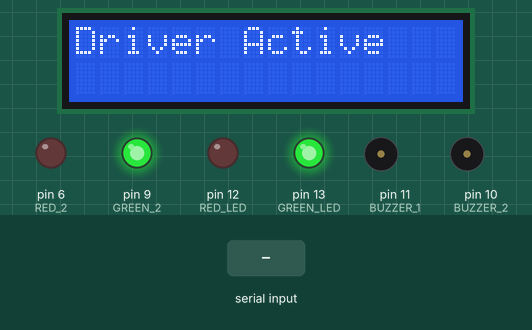
Simulated run of this sketch. Board: Arduino Uno, built with avr-gcc and run on an emulated ATmega328P. Parts: 16×2 character LCD, output pins drawn as LEDs (lit = HIGH), buzzer (waves = sounding, pin HIGH). Dashed ring = blinking. The inputs (shaded band) are chosen by the test bench.

Above: at 1.2 s.
1.3 s: "1" received over Serial
At 1.41 s:
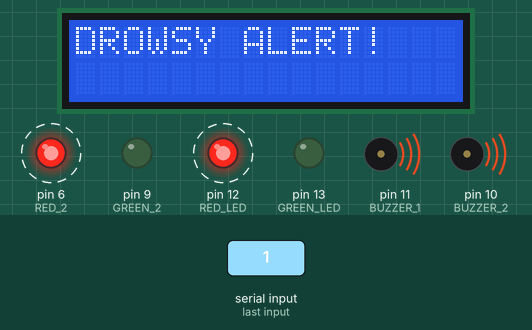
3.4 s: "2" received over Serial
At 4.1 s:
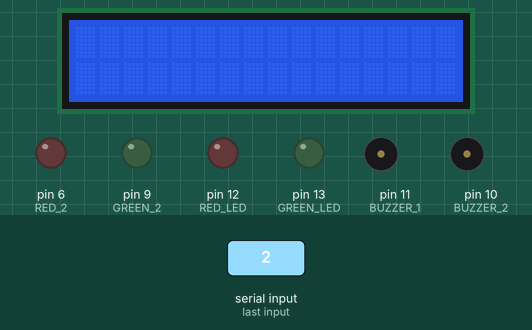
5.2 s: "0" received over Serial
At 6.4 s:
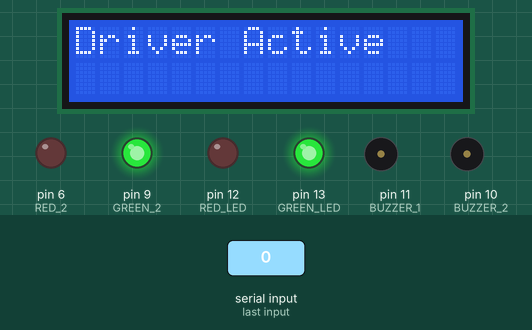
Timing chart, 0 to 8.2 s (numbered marks = the images above; inputs shaded):
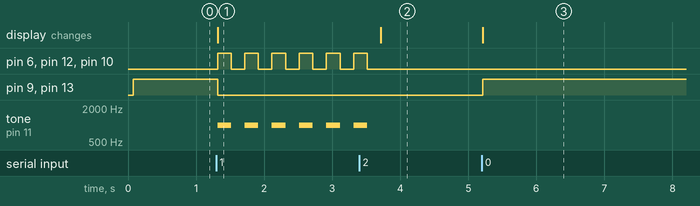

The sketch:

pythonserialCommunication_code.ino
```cpp
#include <Wire.h>
#include <LiquidCrystal_I2C.h>

LiquidCrystal_I2C lcd(0x27, 16, 2);

char state = '0';
char lastState = ' ';

// Pin Definitions
const int GREEN_LED = 13;
const int RED_LED = 12;
const int BUZZER_1 = 11;
const int BUZZER_2 = 10;  //Buzzer for customized-frequency tone
const int GREEN_2 = 9;   // Added to match GREEN_LED functionality
const int RED_2 = 6;     // Added to match RED_LED functionality

unsigned long drowsyStartTime = 0;
const unsigned long DANGER_THRESHOLD = 5000;

void setup() {
  lcd.init();
  lcd.backlight();

  pinMode(GREEN_LED, OUTPUT);
  pinMode(RED_LED, OUTPUT);
  pinMode(BUZZER_1, OUTPUT);
  pinMode(BUZZER_2, OUTPUT);
  pinMode(GREEN_2, OUTPUT);
  pinMode(RED_2, OUTPUT);

  Serial.begin(115200);

  lcd.setCursor(0, 0);
  lcd.print("System Ready");

  // Initialize both green LEDs to HIGH
  digitalWrite(GREEN_LED, HIGH);
  digitalWrite(GREEN_2, HIGH);
}

void loop() {
  if (Serial.available() > 0) {
    state = Serial.read();
  }

  if (state != lastState) {
    lcd.clear();

    if (state == '1') {
      drowsyStartTime = millis();
      lcd.setCursor(0, 0);
      lcd.print("DROWSY ALERT!");

      // Turn off both green LEDs when drowsy
      digitalWrite(GREEN_LED, LOW);
      digitalWrite(GREEN_2, LOW);
    }
    else if (state == '0') {
      lcd.setCursor(0, 0);
      lcd.print("Driver Active");

      //Green LEDs ON, Red LEDs OFF, Alerts OFF
      digitalWrite(GREEN_LED, HIGH);
      digitalWrite(GREEN_2, HIGH);
      digitalWrite(RED_LED, LOW);
      digitalWrite(RED_2, LOW);
      noTone(BUZZER_1);
      digitalWrite(BUZZER_2, LOW);
    }
    lastState = state;
  }

  if (state == '1') {
    unsigned long duration = millis() - drowsyStartTime;

    if (duration > DANGER_THRESHOLD) {
      criticalAlert();
    } else {
      drowsyAlert();
    }
  }
}

void drowsyAlert() {
  // Blinking cycle for both red LEDs and buzzers
  digitalWrite(RED_LED, HIGH);
  digitalWrite(RED_2, HIGH);
  tone(BUZZER_1, 1000);
  digitalWrite(BUZZER_2, HIGH);
  delay(200);

  digitalWrite(RED_LED, LOW);
  digitalWrite(RED_2, LOW);
  noTone(BUZZER_1);
  digitalWrite(BUZZER_2, LOW);
  delay(200);
}

void criticalAlert() {
  lcd.setCursor(0, 1);
  lcd.print("!!! DANGER !!!");

  // Constant high alert for both red LEDs and buzzers when drowsy exceeded 5seconds
  digitalWrite(RED_LED, HIGH);
  digitalWrite(RED_2, HIGH);
  tone(BUZZER_1, 3000);
  digitalWrite(BUZZER_2, HIGH);
}
```

Measured:
- after the input at 1.3 s, pin 6 (RED_2), pin 12 (RED_LED), pin 10 (BUZZER_2): alternates HIGH for 0.20 s and LOW for 0.20 s, starting at once; pin 9 (GREEN_2), pin 13 (GREEN_LED): HIGH → LOW at once; tone on pin 11 (BUZZER_1): alternates 1000 Hz for 0.20 s and silent for 0.20 s, starting at once; the display: changes at once (image 1)
- after the input at 3.4 s, pin 6 (RED_2), pin 12 (RED_LED), pin 10 (BUZZER_2): goes on until 3.5 s, then stays LOW; tone on pin 11 (BUZZER_1): goes on until 3.5 s, then stays silent; the display: changes after 0.32 s (image 2)
- after the input at 5.2 s, pin 9 (GREEN_2), pin 13 (GREEN_LED): LOW → HIGH at once; the display: changes at once (image 3)
